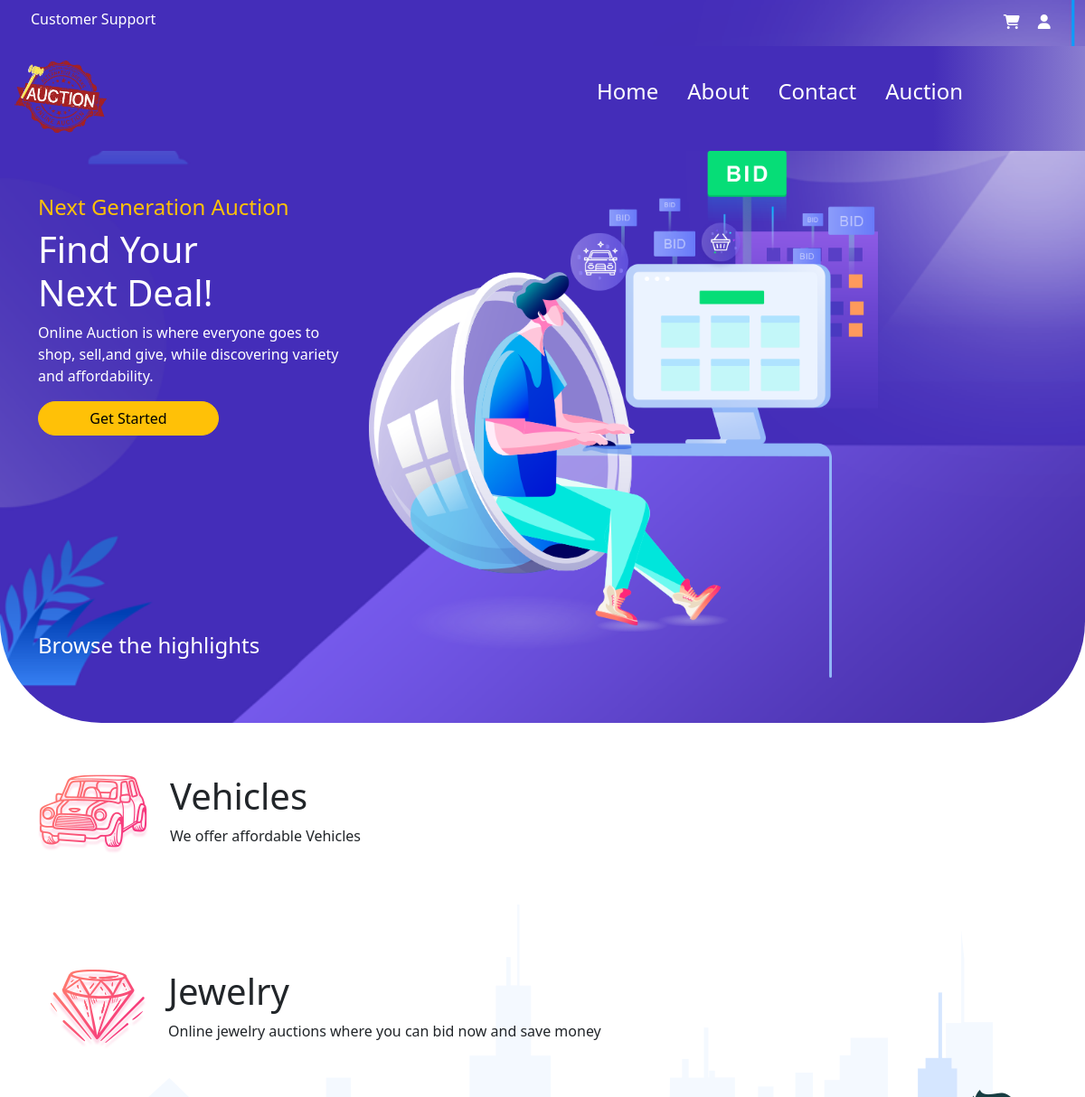
Before: / (upper part) with the older database file.
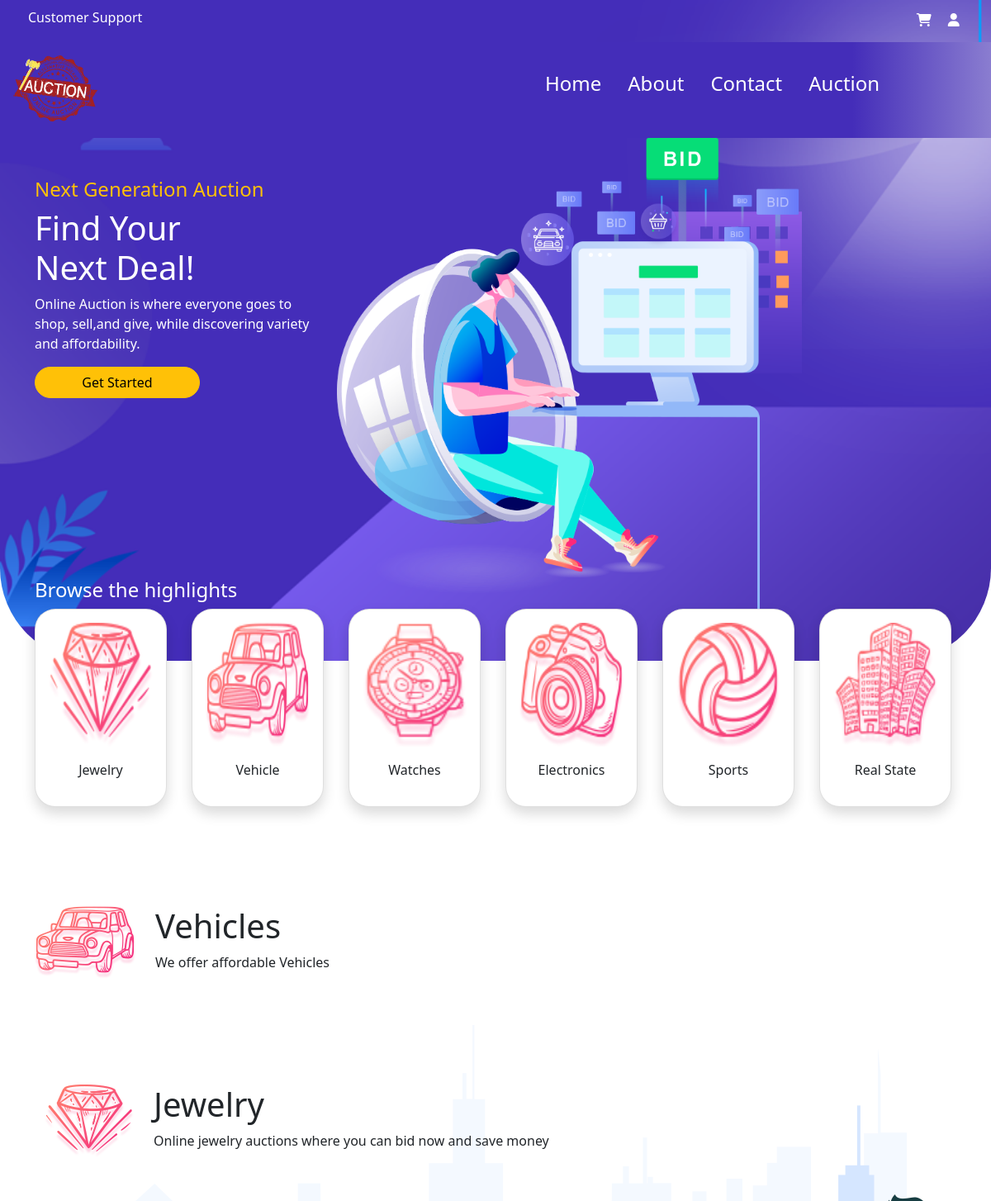
After: the same page with the newer database file.
### Core/models.py (models this page shows, shortened)
class Categories(models.Model):
    slug = models.CharField(max_length=50,default=None)
    cat_Name = models.CharField(max_length=200, default="")
    cat_img = models.ImageField(upload_to='media')

### index/views.py (the view)
# urls.py: path('', include('index.urls')),
def index(request):
    productData = Product.objects.all()
    categorysData = Categories.objects.all().order_by("id")[:6]
    context = {
        'categorys': categorysData,
        'products': productData
    }
    return render(request, 'index.html', context)

### templates/index.html (shortened to what this page needs)
{% extends 'base.html' %}
{% load static %}
{% block index %}
    <div class="container" style="margin-top:-100px">
        <h4 class='text-white'>Browse the highlights</h4>
        <div class="row">
            {% for n in categorys %}
            <div class="col ">
                <div class="card round shadow p-3 card-hover" style="width: 10rem;">
                    <img src="{{n.cat_img.url}}" alt="" height='150px'>
                    <div class="card-body">
                        <p class="card-text text-center">{{ n.cat_Name }}</p>
                    </div>
                </div>
            </div>
            {% endfor %}
        </div>
    </div>
    <br><br><br><br><br>
    <div class='container d-flex'>
        <div>
            <img src="{% static 'img/categories/01.png' %}" alt="">
        </div>
        <div class='ms-4'>
            <h1>Vehicles</h1>
            <p>We offer affordable Vehicles</p>
        </div>
    </div>
    <div class="mt-5" style="background-image: url({% static 'img/categories/car-bg.png' %});height:600px">
    <div class="container">
    <br><br><br>
    <div class='container d-flex'>
        <div>
            <img src="{% static 'img/categories/02.png' %}" alt="">
        </div>
        <div class='ms-4'>
            <h1>Jewelry</h1>
            <p>Online jewelry auctions where you can bid now and save money</p>
        </div>
    </div>
    <br><br><br>
    <br><br><br>
     <br><br><br>
    <br><br><br>
    <br><br><br>
</div>
    <br><br><br>
{% endblock %}

### templates/base.html (shortened to what this page needs)
{% load static %}
<!DOCTYPE html>
<html lang="en">
<head>
    <link href="https://cdn.jsdelivr.net/npm/bootstrap@5.1.3/dist/css/bootstrap.min.css" rel="stylesheet">
    <link rel="stylesheet" href="{% static 'css/index.css'%}">
</head>
<body>
    {% include 'header.html' %}
    {% block index %}
    {% endblock  %}
    {% include 'footer.html' %}
</body>
</html>

### templates/header.html (shortened to what this page needs)
{% load static %}
<!DOCTYPE html>
<html lang="en">
<head>
</head>
<body>
    <div class="bg-topheader">
        <div class="top-header p-2">
            <div class="container p-1">
                <div class="row">
                  <div class="col-11">
                    <h6 class="text-white">Customer Support</h6>
                  </div>
                  <div class="col-1">
                    <div class="ms-3">
                        <i class="fas fa-shopping-cart me-3 fs-6 text-white"></i>
                        <i class="fas fa-user fs-6 text-white"></i>
                    </div>
                  </div>
                </div>
            </div>
        </div>
        <div class="main-header p-3" style="z-index:1">
            <div class="row">
                <div class="col">
                    <img src="{%static 'img/icon.png'%}" height="80px" alt="">
                </div>
                <div class="col">
                    <ul class='d-flex text-white' style='list-style-type: none;'>
                         <a href="{% url 'index' %}" style="text-decoration: none" class="text-white"><li class='m-3 fs-4'>Home</li></a>
                        <a href="{% url 'about' %}" style="text-decoration: none" class="text-white"><li class='m-3 fs-4'>About</li></a>
                        <a href="{% url 'contact' %}" style="text-decoration: none" class="text-white"><li class='m-3 fs-4'>Contact</li></a>
                        <a href="{% url 'auction' %}" style="text-decoration: none" class="text-white"><li class='m-3 fs-4'>Auction</li></a>
                    </ul>
                </div>
              </div>
        </div>
        <div class="container">
            <div class="row">
              <div class="col mt-5">
                <h4 class="text-warning">Next Generation Auction</h4>
                <h1 class='text-white'>Find Your <br> Next Deal!</h1>
                <p class='text-white'>Online Auction is where everyone goes to shop, sell,and give, while discovering variety and affordability.</p>
                <button type="button" class="btn btn-warning" style="width:200px;border-radius:20px">Get Started</button>
              </div>
              <div class="col">
                <img src="{% static 'img/banner/banner-1.png'%}" height="75%" alt="">
              </div>
            </div>
          </div>
    </div>
</body>
</html>

### templates/footer.html (shortened to what this page needs)
{% load static %}
<!DOCTYPE html>
<html lang="en">
<head>
</head>
<body>
</body>
</html>

### static/css/index.css (style rules this page uses)
body { margin: 0; padding: 0; }
.round { border-radius:25px; transition:all 1s ease; }

Changed rows visible on the page:
added Categories: cat_img (picture), cat_Name "Jewelry"
added Categories: cat_img (picture), cat_Name "Vehicle"
added Categories: cat_img (picture), cat_Name "Watches"
added Categories: cat_img (picture), cat_Name "Electronics"
added Categories: cat_img (picture), cat_Name "Sports"
added Categories: cat_img (picture), cat_Name "Real State"
